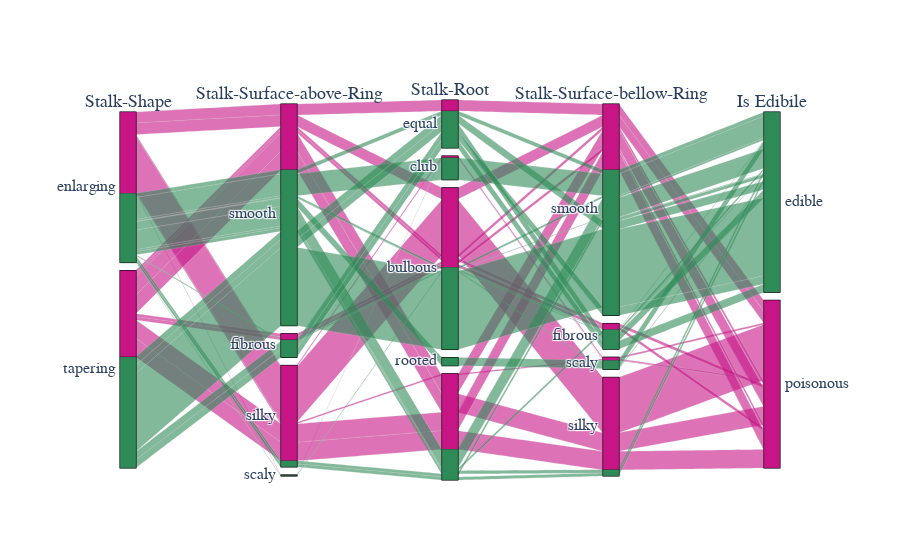

The code cell stored with this chart in its notebook:
### Markdown cell above
#### Parallel Categories Plot

### Code cell
## Creating parallel categores chart

# creation is edible integer
df['is-edible-bool'] = df['is-edible'].map({'edible': 1, 'poisonous': 0})

# Create dimensions 
# stalk-shape
stalk_shape_dim = go.parcats.Dimension(
                                       values = df['stalk-shape'], 
                                       categoryorder = 'category ascending', 
                                       label = "Stalk-Shape"
                                   )
# stalk-root
stalk_root_dim = go.parcats.Dimension(values = df['stalk-root'], 
                                      label = "Stalk-Root"
                                   )
#stalk-surface-above-ring
stalk_surface_above_ring_dim = go.parcats.Dimension(
                                                    values = df['stalk-surface-above-ring'], 
                                                    label = "Stalk-Surface-above-Ring"
                                                )
#stalk-surface-below-ring
stalk_surface_bellow_ring_dim = go.parcats.Dimension(
                                                     values = df['stalk-surface-below-ring'], 
                                                     label = "Stalk-Surface-bellow-Ring"
                                                )

#is-edible
edible_dim = go.parcats.Dimension(
                                  values = df['is-edible'], 
                                  label = "Is Edibile", 
                                  categoryarray = ['edible', 'poisonous'],
                                  ticktext = ['edible', 'poisonous']
                                )



# Create parcats trace
color = df['is-edible-bool'];
colorscale = [[0, medimumvioletred], [1, seagreen]];

# create figure object
fig = go.Figure(data = [go.Parcats(dimensions=[stalk_shape_dim, 
                                               stalk_surface_above_ring_dim,
                                               stalk_root_dim,
                                               stalk_surface_bellow_ring_dim,
                                              edible_dim],
        
        line = {'color': color, 'colorscale': colorscale},
        hoveron='color', hoverinfo='count + probability',
        labelfont={'size': 18, 'family': 'Times'},
        tickfont={'size': 16, 'family': 'Times'},
        arrangement='freeform')])

#display the figure
fig.show()

### Figure 1 — Plotly figure (JSON) as saved in the notebook; plotly's stock layout.template omitted (floating-point values rounded to 4 significant figures; data arrays with more than 128 entries replaced by an {"elided": "..."} marker saying what was removed)
{"data": [{"arrangement": "freeform", "dimensions": [{"categoryorder": "category ascending", "label": "Stalk-Shape", "values": {"elided": "8124 str values"}}, {"label": "Stalk-Surface-above-Ring", "values": {"elided": "8124 str values"}}, {"label": "Stalk-Root", "values": {"elided": "8124 str values"}}, {"label": "Stalk-Surface-bellow-Ring", "values": {"elided": "8124 str values"}}, {"categoryarray": ["edible", "poisonous"], "label": "Is Edibile", "ticktext": ["edible", "poisonous"], "values": {"elided": "8124 str values"}}], "hoverinfo": "count+probability", "hoveron": "color", "labelfont": {"family": "Times", "size": 18}, "line": {"color": {"elided": "8124 int values"}, "colorscale": [[0, "#C71585"], [1, "#2E8B57"]]}, "tickfont": {"family": "Times", "size": 16}, "type": "parcats"}], "layout": {}}
